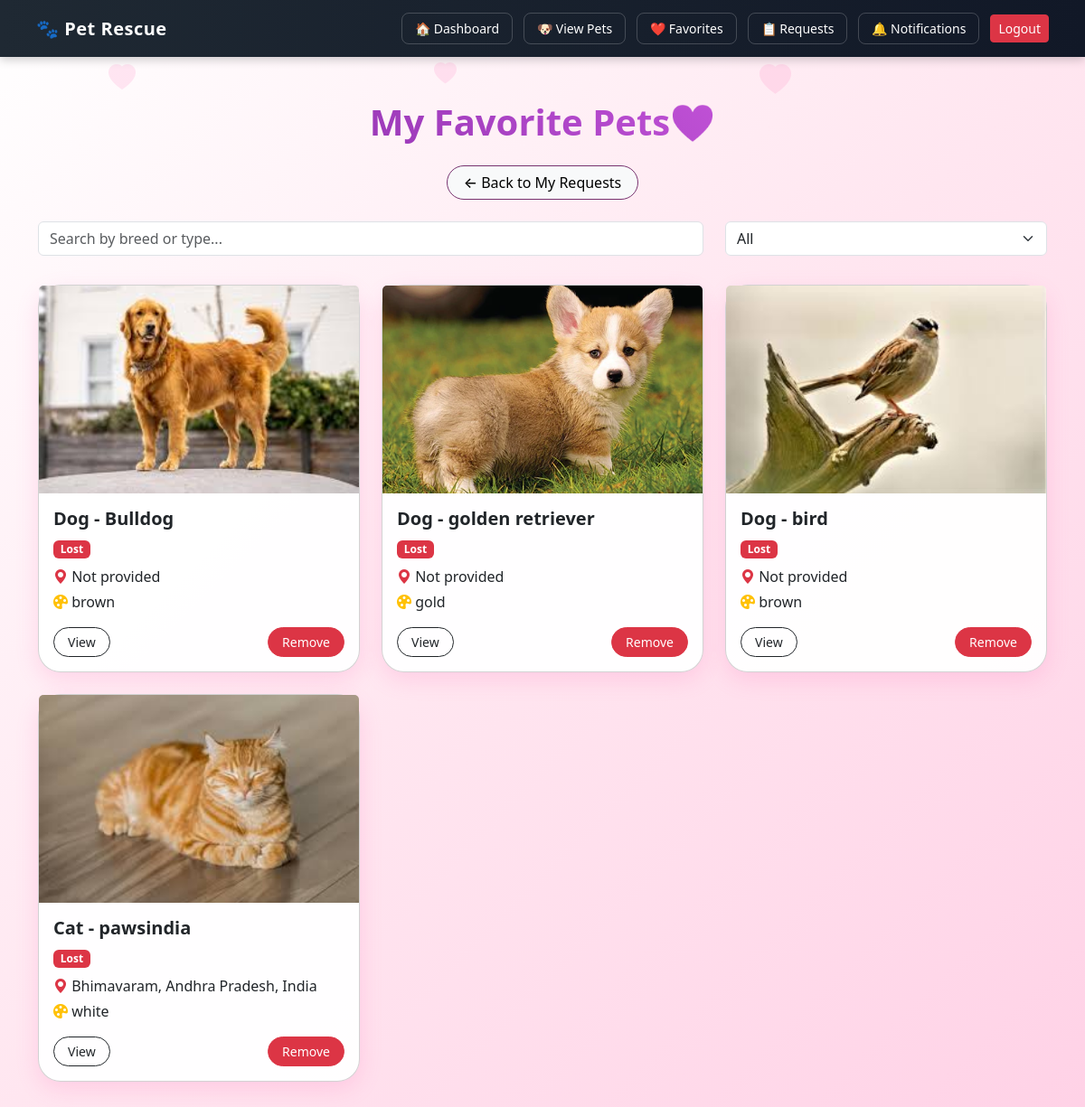
Page /favorites/ (signed in) on the earlier database version.
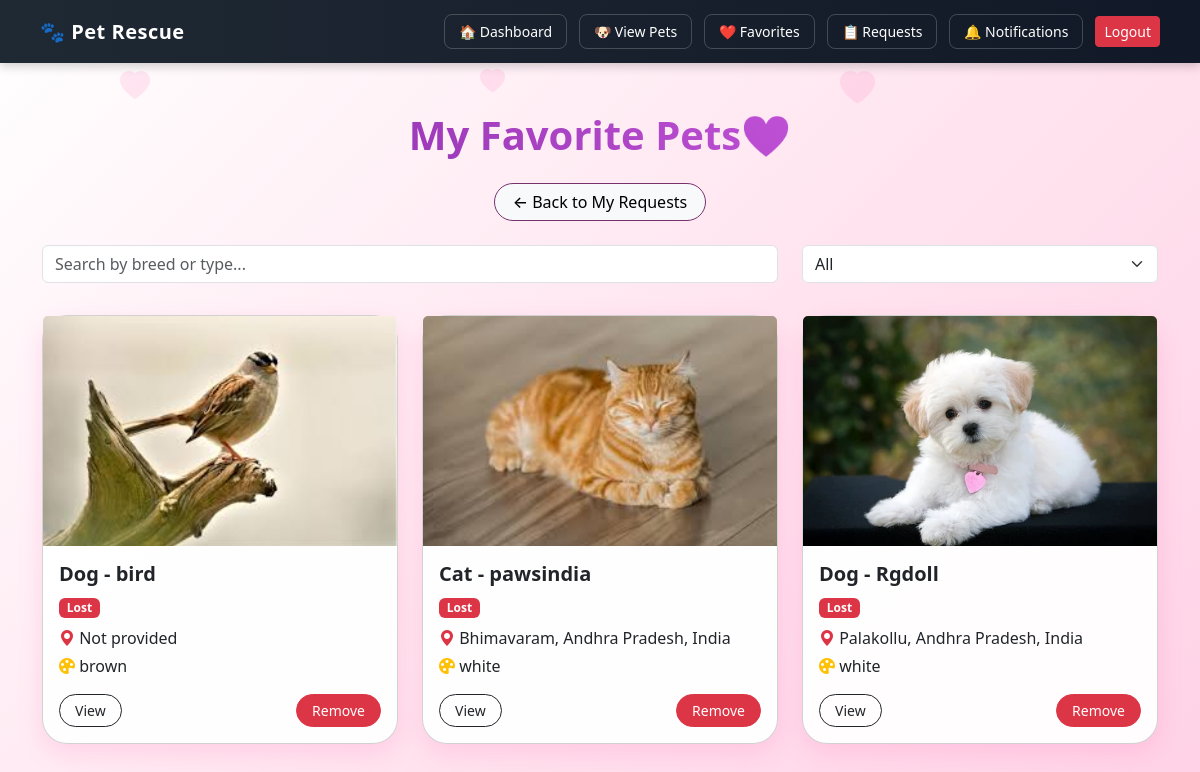
Same page on the later database version.
### pets/models.py (models this page shows, shortened)
class Favorite(models.Model):
    user = models.ForeignKey(settings.AUTH_USER_MODEL, on_delete=models.CASCADE)
    pet = models.ForeignKey(Pet, on_delete=models.CASCADE)
    class Meta:
        unique_together = ('user', 'pet')

class Pet(models.Model):
    PET_TYPES = [
        ('dog', 'Dog'),
        ('cat', 'Cat'),
        ('other', 'Other'),
    ]
    STATUS_CHOICES = [
        ('lost', 'Lost'),
        ('found', 'Found'),
        ('adopted', 'Adopted'),
        ('rescued', 'Rescued'),
    ]
    user = models.ForeignKey(settings.AUTH_USER_MODEL, on_delete=models.CASCADE)
    pet_type = models.CharField(max_length=20, choices=PET_TYPES)
    breed = models.CharField(max_length=100, blank=True, null=True)
    color = models.CharField(max_length=100, blank=True, null=True)
    location = models.CharField(max_length=255, blank=True, null=True)
    latitude = models.FloatField(blank=True, null=True)
    longitude = models.FloatField(blank=True, null=True)
    contact_info = models.CharField(max_length=200, blank=True, null=True)
    description = models.TextField(blank=True)
    image = models.ImageField(upload_to='pets/', null=True, blank=True)
    incident_datetime = models.DateTimeField(blank=True, null=True)
    status = models.CharField(max_length=20, choices=STATUS_CHOICES, default='lost')
    created_at = models.DateTimeField(auto_now_add=True)

### pets/views.py (the view)
# urls.py: path('favorites/', views.favorites, name='favorites'),
@login_required
def favorites(request):
    favorites = Favorite.objects.filter(user=request.user)
    return render(request, 'favorites.html', {'favorites': favorites})

### templates/favorites.html (shortened to what this page needs)
<!DOCTYPE html>
<html>
<head>
    <link href="https://cdn.jsdelivr.net/npm/bootstrap@5.3.2/dist/css/bootstrap.min.css" rel="stylesheet">
    <link href="https://cdn.jsdelivr.net/npm/bootstrap-icons@1.11.3/font/bootstrap-icons.css" rel="stylesheet">
</head>
<body>
    <div class="top-nav">
    <h5>🐾 Pet Rescue</h5>
    <div class="nav-icons">
        <a href="{% url 'dashboard' %}" class="nav-btn">🏠 Dashboard</a>
        <a href="{% url 'all_pets' %}" class="nav-btn">🐶 View Pets</a>
        <a href="{% url 'favorites' %}" class="nav-btn">
            ❤️ Favorites
        </a>
        <a href="{% url 'my_requests' %}" class="nav-btn">
            📋 Requests
        </a>
        <a href="#" class="nav-btn">
            🔔 Notifications
        </a>
        <form method="POST" action="{% url 'account_logout' %}">
            <button class="btn btn-danger btn-sm">Logout</button>
        </form>
    </div>
</div>
<i class="bi bi-heart-fill heart-bg" style="left:10%; font-size:30px; animation-delay:0s;"></i>
<i class="bi bi-heart-fill heart-bg" style="left:40%; font-size:25px; animation-delay:3s;"></i>
<i class="bi bi-heart-fill heart-bg" style="left:70%; font-size:35px; animation-delay:6s;"></i>
<div class="container py-5 fade-in" style="position:relative; z-index:1;">
    <div class="text-center mb-4">
        <h1 class="heading-gradient"> My Favorite Pets❤️</h1>
        <a href="{% url 'my_requests' %}"
        class="btn btn-light mt-3 back-btn">
            ← Back to My Requests
        </a>
    </div>
    <div class="row mb-4">
        <div class="col-md-8 mb-2">
            <input type="text" id="searchInput" class="form-control"
                   placeholder="Search by breed or type...">
        </div>
        <div class="col-md-4">
            <select id="statusFilter" class="form-select">
                <option value="all">All</option>
            </select>
        </div>
    </div>
    <div class="row" id="favoritesContainer">
        {% for fav in favorites %}
        <div class="col-md-6 col-lg-4 mb-4 favorite-item"
             data-status="{{ fav.pet.status|lower }}"
             data-name="{{ fav.pet.pet_type|lower }} {{ fav.pet.breed|lower }}">
            <div class="card favorite-card">
                {% if fav.pet.image %}
                <img src="{{ fav.pet.image.url }}" class="card-img-top">
                {% endif %}
                <div class="card-body">
                    <h5 class="fw-bold">
                        {{ fav.pet.pet_type|title }} - {{ fav.pet.breed }}
                    </h5>
                    {% if fav.pet.status == "lost" %}
                        <span class="badge bg-danger mb-2">Lost</span>
                    {% else %}
                        <span class="badge bg-success mb-2">Found</span>
                    {% endif %}
                    <p class="mb-1">
                        <i class="bi bi-geo-alt-fill text-danger"></i>
                        {{ fav.pet.location|default:"Not provided" }}
                    </p>
                    <p class="mb-3">
                        <i class="bi bi-palette-fill text-warning"></i>
                        {{ fav.pet.color }}
                    </p>
                    <div class="d-flex justify-content-between">
                        <a href="{% url 'pet_detail' fav.pet.id %}"
                           class="btn btn-outline-dark btn-pill">
                            View
                        </a>
                       <button onclick="removeFavorite({{ fav.pet.id }}, this)"
                            class="btn btn-danger btn-pill">
                            Remove
                        </button>
                    </div>
                </div>
            </div>
        </div>
        {% empty %}
        <div class="text-center">
            <h4>No favorites yet 💔</h4>
        </div>
        {% endfor %}
    </div>
</div>
</body>
</html>

Differences in the rows shown:
removed Favorite: pet.image (picture), pet.pet_type "Dog", pet.breed "Bulldog", shows "Lost", pet.location "Not provided", pet.color "brown"
removed Favorite: pet.image (picture), pet.pet_type "Dog", pet.breed "golden retriever", shows "Lost", pet.location "Not provided", pet.color "gold"
added Favorite: pet.image (picture), pet.pet_type "Dog", pet.breed "Rgdoll", shows "Lost", pet.location "Palakollu, Andhra Pradesh, India", pet.color "white"
